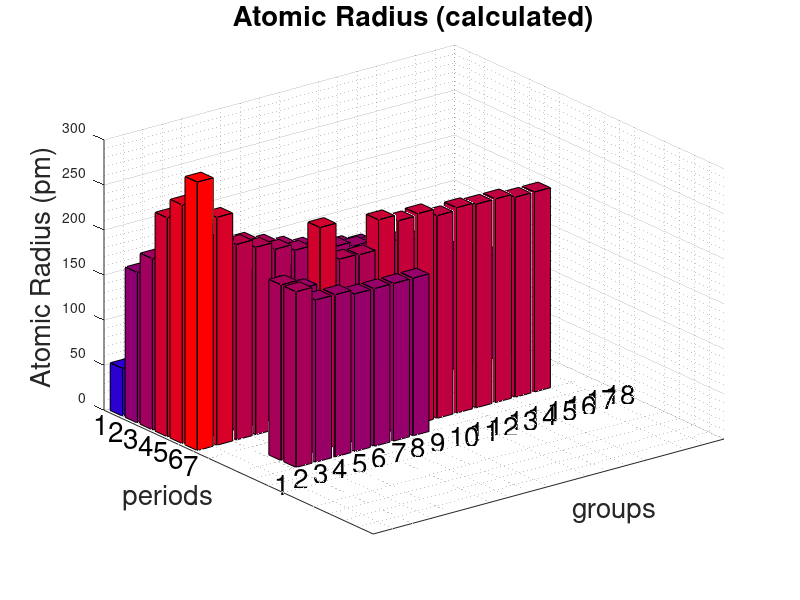

The MATLAB source for this figure:
clear all;clc;format short;format compact;
d = 0.18; % clearance

figure(1,'position',[100 100 1000 800]);
axis([0 18 0 18 0 300]);axis on;grid on;grid minor on;xticks(20);yticks(20);

AtNo = [0 18;17 18;0 17;1 17;12 17;13 17;14 17;15 17;16 17;17 17;... % x(i),y(i)
        0 16;1 16;12 16;13 16;14 16;15 16;16 16;17 16;...
        0 15;1 15;2 15;3 15;4 15;5 15;6 15;7 15;8 15;9 15;10 15;11 15;12 15;13 15;14 15;15 15;16 15;17 15;...
        0 14;1 14;2 14;3 14;4 14;5 14;6 14;7 14;8 14;9 14;10 14;11 14;12 14;13 14;14 14;15 14;16 14;17 14;...
        0 13;1 13;2 10;3 10;4 10;5 10;6 10;7 10;8 10;9 10;10 10;11 10;12 10;13 10;14 10;15 10;...
        2 13;3 13;4 13;5 13;6 13;7 13;8 13;9 13;10 13;11 13;12 13;13 13;14 13;15 13;16 13;17 13;...
        0 12;1 12;2 9;3 9;4 9;5 9;6 9;7 9;8 9;9 9;10 9;11 9;12 9;13 9;14 9;15 9;...
        2 12;3 12;4 12;5 12;6 12;7 12;8 12;9 12;10 12;11 12;12 12;13 12;14 12;15 12;16 12;17 12];

A = importdata("atomicRadius.txt","\n");
ln = length(A)
for i=1:ln
  b = strsplit(A{i});
  nAt = str2num(b{1});eNeg = str2num(b{4});h1 = eNeg;
  x1 = AtNo(nAt,1) + d;y1 = AtNo(nAt,2) - d;x2 = x1 + 1 - d;y2 = y1 -1 + d;
  v2 = [x1 y1 0;x2 y1 0;x2 y2 0;x1 y2 0;x1 y1 h1;x2 y1 h1;x2 y2 h1;x1 y2 h1];  
  f2 = [3 4 8 7;1 4 8 5;5 6 7 8];
  patch('Faces',f2,'Vertices',v2,'FaceColor',[(h1/300) 0 (1-h1/300)]);view(3);
endfor  

xlabel("groups",'FontSize',20);ylabel("periods",'FontSize',20);zlabel("Atomic Radius (pm)",'FontSize',20);
title("Atomic Radius (calculated)",'FontSize',20);

for i=0.5:17.5
  text(i-0.2,7,0.6,num2str(i+0.5),'FontSize',20);   
endfor  
for i=18:-1:12
  text(-1.3,i-1,num2str(19-i),'FontSize',20);   
endfor  